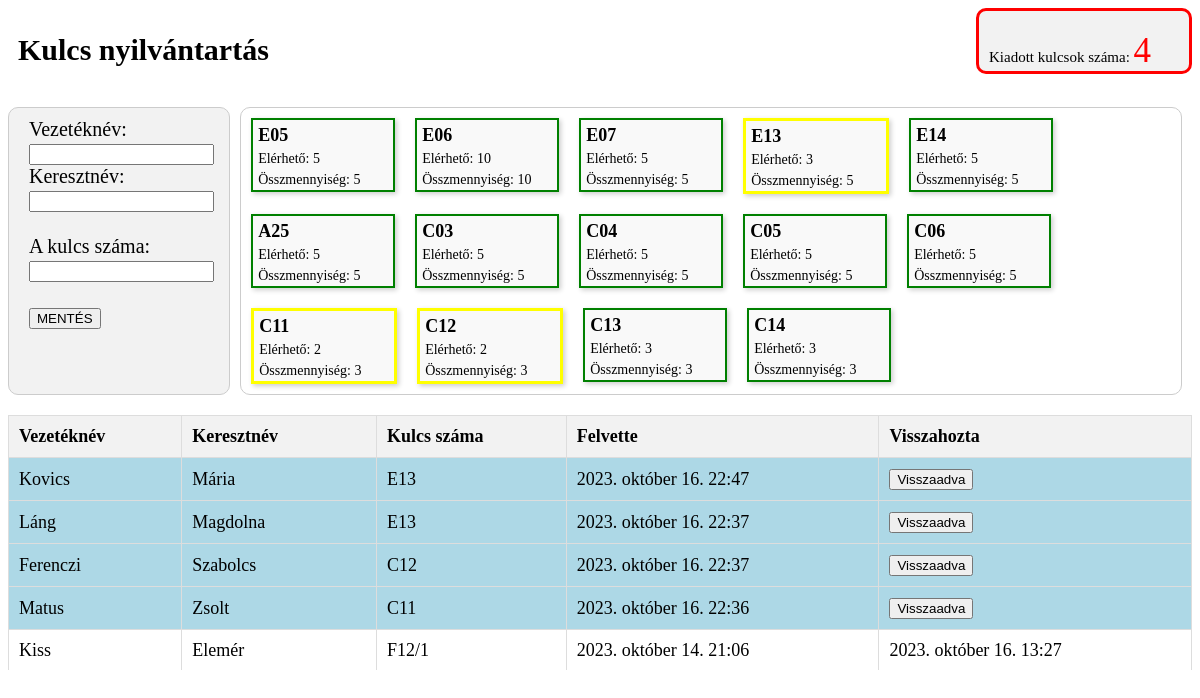
The app's page /, older data.
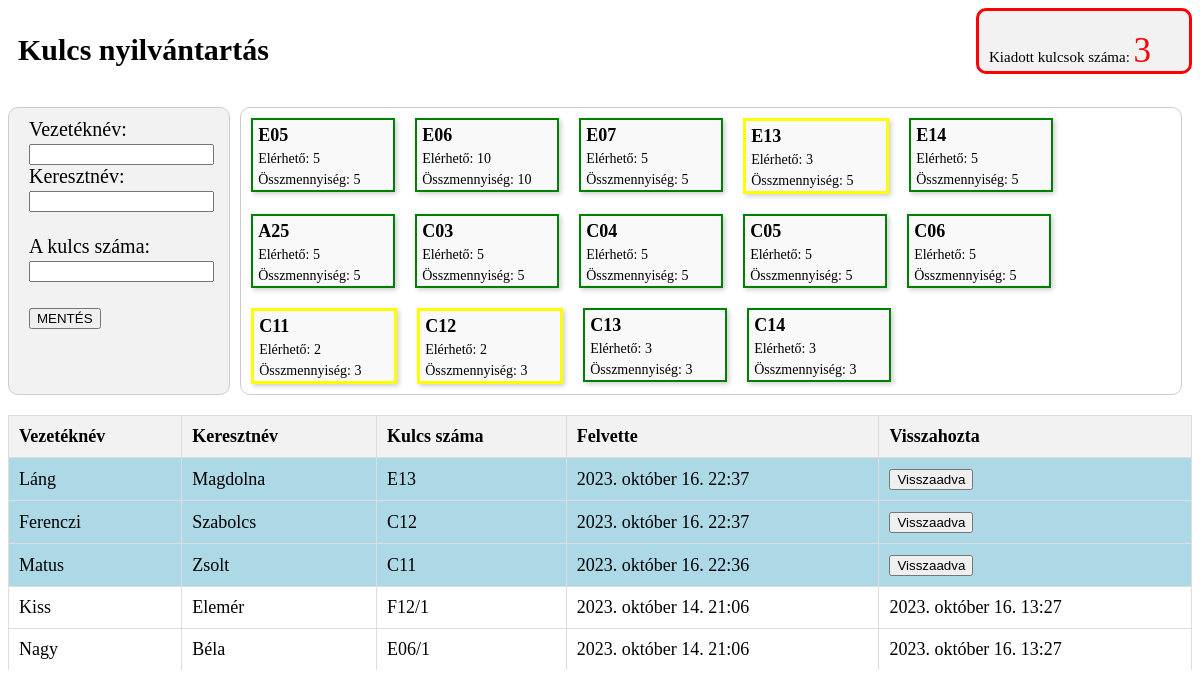
The same page, newer data.
### Kezdolap/models.py (models this page shows, shortened)
class Kulcs(models.Model):
    kulcs_szam = models.CharField(max_length=100, unique=True)
    mennyiseg = models.IntegerField(default=0)
    max_mennyiseg = models.IntegerField(default=100)  # A maximális mennyiség, amit ki lehet adni

class Nyilvantartas(models.Model):
    vezetek_nev = models.CharField(max_length=30)
    kereszt_nev = models.CharField(max_length=30)
    kulcs_szam = models.CharField(max_length=15)
    datum = models.DateTimeField(auto_now_add=True)
    visszaadva = models.DateTimeField(null=True, blank=True)

### _core/views.py (the view)
# urls.py: path('', views.kezdolap, name='kezdolap'),
def kezdolap(request):
    nyilvantartas = Nyilvantartas.objects.all().order_by('visszaadva', '-datum')  # rendezés a vissza nem adaottak alapján
    kiadott_kulcsok_szama = nyilvantartas.filter(visszaadva__isnull=True).count()
    elerheto_kulcsok = Kulcs.objects.all()
    return render(request, 'index.html', {
        "nyilvantartas": nyilvantartas,
        "kiadott_kulcsok_szama": kiadott_kulcsok_szama,
        "elerheto_kulcsok": elerheto_kulcsok,
    })

### templates/index.html (shortened to what this page needs)
<!DOCTYPE html>
<html lang="en">
<head>
    {% load static %}
    <link rel="stylesheet" type="text/css" href="{% static 'styles.css' %}">
</head>
<body>
<div class="elsosor-container">
    <div class="elso-sor-1div">
        <h1>Kulcs nyilvántartás</h1>
    </div>
    <div class="kiadott-kulcsok-szama-div{% if kiadott_kulcsok_szama > 0 %} piros-keret{% endif %}">
        <p>Kiadott kulcsok száma: <span class="{% if kiadott_kulcsok_szama > 0 %} piros-kiadott {% endif %}">{{ kiadott_kulcsok_szama }}</span></p>
    </div>
</div>
<div class="masodiksor-container">
    <div class="ujadat-div">
        <form method="post" action="{% url 'mentes' %}">
            <label for="vezetek_nev">Vezetéknév:</label>
            <br>
            <input type="text" id="vezetek_nev" name="vezetek_nev" required>
            <br>
            <label for="kereszt_nev">Keresztnév:</label>
            <br>
            <input type="text" id="kereszt_nev" name="kereszt_nev" required>
            <br><br>
            <label for="kulcs_szam">A kulcs száma:</label>
            <br>
            <input type="text" id="kulcs_szam" name="kulcs_szam" required>
            <br><br>
            <input type="submit" id="mentes" value="MENTÉS">
            <br>
            <br>
        </form>
    </div>
    <div class="masodik-kontener-2div-kulcsok">
    {% for kulcs in elerheto_kulcsok %}
        <div class="kulcs-kartya
            {% if kulcs.mennyiseg == kulcs.max_mennyiseg %}
                zold-keret
            {% elif kulcs.mennyiseg < kulcs.max_mennyiseg and kulcs.mennyiseg > 0 %}
                sarga-keret
            {% else %}
                piros-keret
            {% endif %}">
            <h2>{{ kulcs.kulcs_szam }}</h2>
            <p>Elérhető: {{ kulcs.mennyiseg }}</p>
            <p>Összmennyiség: {{ kulcs.max_mennyiseg }}</p>
        </div>
    {% endfor %}
</div>
</div>
<div class="table-container">
    <table>
        <thead>
        <tr>
            <th>Vezetéknév</th>
            <th>Keresztnév</th>
            <th>Kulcs száma</th>
            <th>Felvette</th>
            <th>Visszahozta</th>
        </tr>
        </thead>
        <tbody>
        {% for item in nyilvantartas %}
        <tr {% if item.visszaadva %} style="background-color: white;" {% else %} style="background-color: lightblue;" {% endif %}>
            <td>{{ item.vezetek_nev }}</td>
            <td>{{ item.kereszt_nev }}</td>
            <td>{{ item.kulcs_szam }}</td>
            <td>{{ item.datum }}</td>
            <td>
                {% if item.visszaadva %}
                    {{ item.visszaadva }}
                {% else %}
                    <a href="{% url 'visszaadva' item.pk %}"><input type="button" value="Visszaadva"></a>
                {% endif %}
            </td>
        </tr>
        {% endfor %}
        </tbody>
    </table>
</div>
</body>
</html>

Row changes from the older to the newer data that the page shows:
no longer on this page (row edited): Nyilvantartas: vezetek_nev "Kovics", kereszt_nev "Mária", kulcs_szam "E13", datum "2023. október 16. 22:47"
now on this page (row unchanged): Nyilvantartas: vezetek_nev "Nagy", kereszt_nev "Béla", kulcs_szam "E06/1", datum "2023. október 14. 21:06", visszaadva "2023. október 16. 13:27"
Text that changed along with them:
{{ kiadott_kulcsok_szama }}: "4" → "3"
